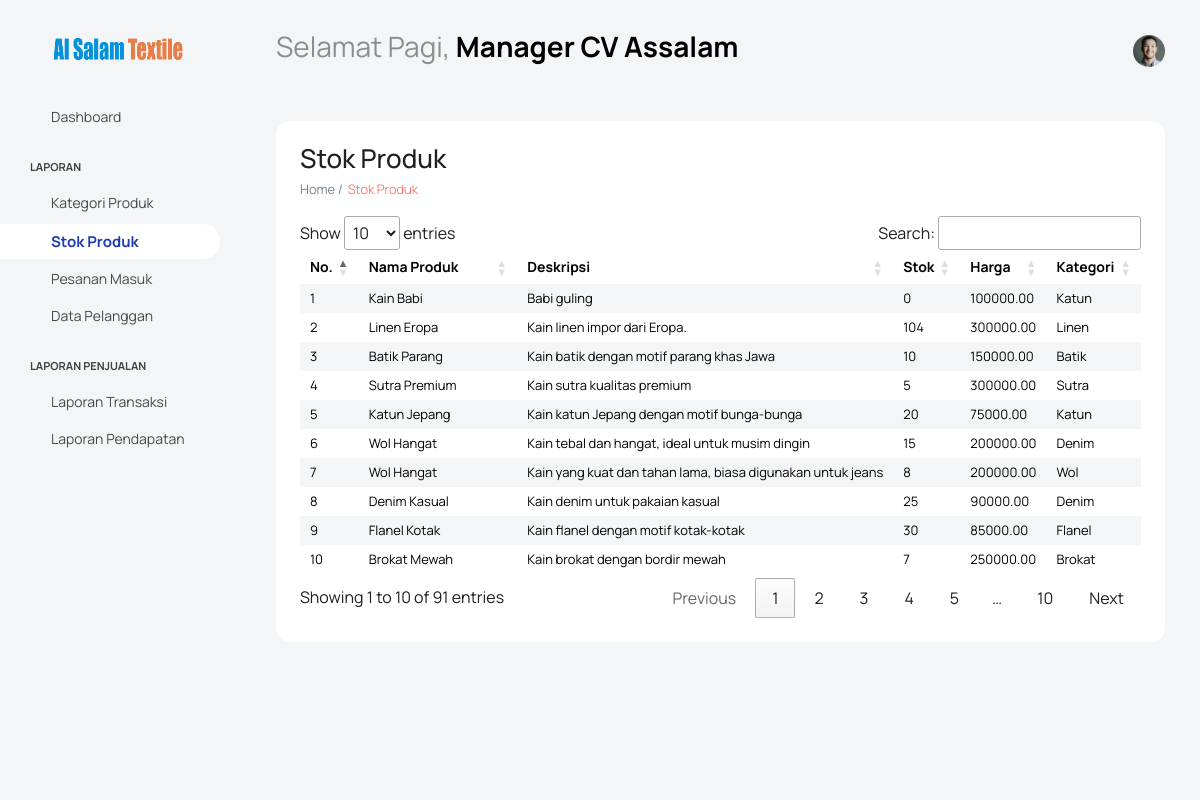
The page /index.php?page=stok-produk (signed in) on the database its author committed.
### tables this page shows
CREATE TABLE IF NOT EXISTS `produk` (
  `id` int NOT NULL AUTO_INCREMENT,
  `nama_produk` varchar(255) NOT NULL,
  `kategori_id` int DEFAULT NULL,
  `harga` decimal(10,2) NOT NULL,
  `stok` int NOT NULL,
  `deskripsi` text,
  PRIMARY KEY (`id`),
  KEY `kategori_id` (`kategori_id`)
);

CREATE TABLE IF NOT EXISTS `kategori_produk` (
  `id` int NOT NULL AUTO_INCREMENT,
  `nama_kategori` varchar(255) NOT NULL,
  `deskripsi` text,
  PRIMARY KEY (`id`)
);

### src/pages/admin/stok-produk.php (the view, shortened to what this page needs)
<?php
include('src/config/koneksi.php');
$sql_produk = "SELECT p.*, k.nama_kategori
               FROM produk p
               LEFT JOIN kategori_produk k ON p.kategori_id = k.id";
$result_produk = $conn->query($sql_produk);
?>
<div class="col-lg-12 grid-margin stretch-card">
    <div class="card">
        <div class="card-body">
            <h2 class="mb-2">Stok Produk</h2>
            <p class="card-description"> Home /<code>Stok Produk</code></p>
            <div class="table-responsive">
                <table class="table table-striped">
                    <thead>
                        <tr>
                            <th> No. </th>
                            <th> Nama Produk </th>
                            <th> Deskripsi </th>
                            <th> Stok </th>
                            <th> Harga </th>
                            <th> Kategori </th>
                        </tr>
                    </thead>
                    <tbody>
                        <?php
                        if ($result_produk->num_rows > 0) {
                            $no = 1;
                            while ($row_produk = $result_produk->fetch_assoc()) {
                                echo "<tr>";
                                echo "<td>" . $no++ . "</td>";
                                echo "<td>" . $row_produk["nama_produk"] . "</td>";
                                echo "<td>" . $row_produk["deskripsi"] . "</td>";
                                echo "<td>" . $row_produk["stok"] . "</td>";
                                echo "<td>" . $row_produk["harga"] . "</td>";
                                echo "<td>" . $row_produk["nama_kategori"] . "</td>";
                                echo "</tr>";
                            }
                        } else {
                            echo "<tr><td colspan='7'>Tidak ada produk ditemukan</td></tr>";
                        }
                        ?>
                    </tbody>
                </table>
            </div>
        </div>
    </div>
</div>

### index.php (style rules this page uses)
table.dataTable thead th, table.dataTable thead td { border-bottom: none !important; }
table.dataTable.no-footer { border-bottom: none !important; }
table.dataTable tbody th, table.dataTable tbody td { border-top: none !important; }
table.dataTable { border-collapse: collapse; }
table.dataTable td, table.dataTable th { border: none !important; }

### rows shown on the page
produk: nama_produk "Kain Babi", deskripsi "Babi guling", stok "0", harga "100000.00", kategori_produk.nama_kategori "Katun"
produk: nama_produk "Linen Eropa", deskripsi "Kain linen impor dari Eropa.", stok "104", harga "300000.00", kategori_produk.nama_kategori "Linen"
produk: nama_produk "Batik Parang", deskripsi "Kain batik dengan motif parang khas Jawa", stok "10", harga "150000.00", kategori_produk.nama_kategori "Batik"
produk: nama_produk "Sutra Premium", deskripsi "Kain sutra kualitas premium", stok "5", harga "300000.00", kategori_produk.nama_kategori "Sutra"
produk: nama_produk "Katun Jepang", deskripsi "Kain katun Jepang dengan motif bunga-bunga", stok "20", harga "75000.00", kategori_produk.nama_kategori "Katun"
produk: nama_produk "Wol Hangat", deskripsi "Kain tebal dan hangat, ideal untuk musim dingin", stok "15", harga "200000.00", kategori_produk.nama_kategori "Denim"
produk: nama_produk "Wol Hangat", deskripsi "Kain yang kuat dan tahan lama, biasa digunakan untuk jeans", stok "8", harga "200000.00", kategori_produk.nama_kategori "Wol"
produk: nama_produk "Denim Kasual", deskripsi "Kain denim untuk pakaian kasual", stok "25", harga "90000.00", kategori_produk.nama_kategori "Denim"
produk: nama_produk "Flanel Kotak", deskripsi "Kain flanel dengan motif kotak-kotak", stok "30", harga "85000.00", kategori_produk.nama_kategori "Flanel"
produk: nama_produk "Brokat Mewah", deskripsi "Kain brokat dengan bordir mewah", stok "7", harga "250000.00", kategori_produk.nama_kategori "Brokat"

### other values the page prints
$_SESSION['nama_lengkap'] "Manager CV Assalam"
